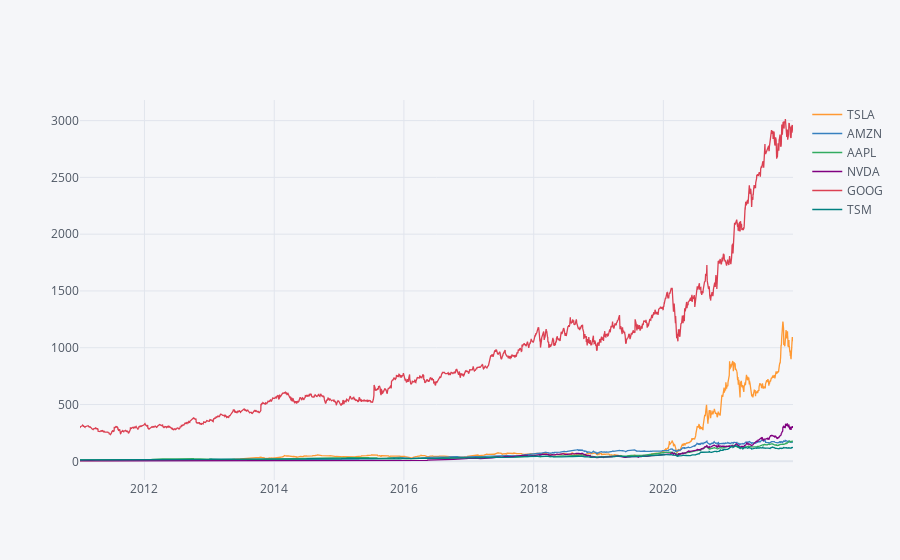

The code cell stored with this chart in its notebook:
### Markdown cell above
#### Overtime Trend

### Code cell
tech_stocks.xs(key='Close',axis=1,level='Stock Info').iplot()

### Figure 1 — Plotly figure (JSON) as saved in the notebook; plotly's stock layout.template omitted (floating-point values rounded to 4 significant figures; data arrays with more than 128 entries replaced by an {"elided": "..."} marker saying what was removed)
{"data": [{"line": {"color": "rgba(255, 153, 51, 1.0)", "dash": "solid", "shape": "linear", "width": 1.3}, "mode": "lines", "name": "TSLA", "text": "", "type": "scatter", "x": {"elided": "2769 str values"}, "y": {"elided": "2769 float values"}}, {"line": {"color": "rgba(55, 128, 191, 1.0)", "dash": "solid", "shape": "linear", "width": 1.3}, "mode": "lines", "name": "AMZN", "text": "", "type": "scatter", "x": {"elided": "2769 str values"}, "y": {"elided": "2769 float values"}}, {"line": {"color": "rgba(50, 171, 96, 1.0)", "dash": "solid", "shape": "linear", "width": 1.3}, "mode": "lines", "name": "AAPL", "text": "", "type": "scatter", "x": {"elided": "2769 str values"}, "y": {"elided": "2769 float values"}}, {"line": {"color": "rgba(128, 0, 128, 1.0)", "dash": "solid", "shape": "linear", "width": 1.3}, "mode": "lines", "name": "NVDA", "text": "", "type": "scatter", "x": {"elided": "2769 str values"}, "y": {"elided": "2769 float values"}}, {"line": {"color": "rgba(219, 64, 82, 1.0)", "dash": "solid", "shape": "linear", "width": 1.3}, "mode": "lines", "name": "GOOG", "text": "", "type": "scatter", "x": {"elided": "2769 str values"}, "y": {"elided": "2769 float values"}}, {"line": {"color": "rgba(0, 128, 128, 1.0)", "dash": "solid", "shape": "linear", "width": 1.3}, "mode": "lines", "name": "TSM", "text": "", "type": "scatter", "x": {"elided": "2769 str values"}, "y": {"elided": "2769 float values"}}], "layout": {"legend": {"bgcolor": "#F5F6F9", "font": {"color": "#4D5663"}}, "paper_bgcolor": "#F5F6F9", "plot_bgcolor": "#F5F6F9", "title": {"font": {"color": "#4D5663"}}, "xaxis": {"gridcolor": "#E1E5ED", "showgrid": true, "tickfont": {"color": "#4D5663"}, "title": {"font": {"color": "#4D5663"}, "text": ""}, "zerolinecolor": "#E1E5ED"}, "yaxis": {"gridcolor": "#E1E5ED", "showgrid": true, "tickfont": {"color": "#4D5663"}, "title": {"font": {"color": "#4D5663"}, "text": ""}, "zerolinecolor": "#E1E5ED"}}}
